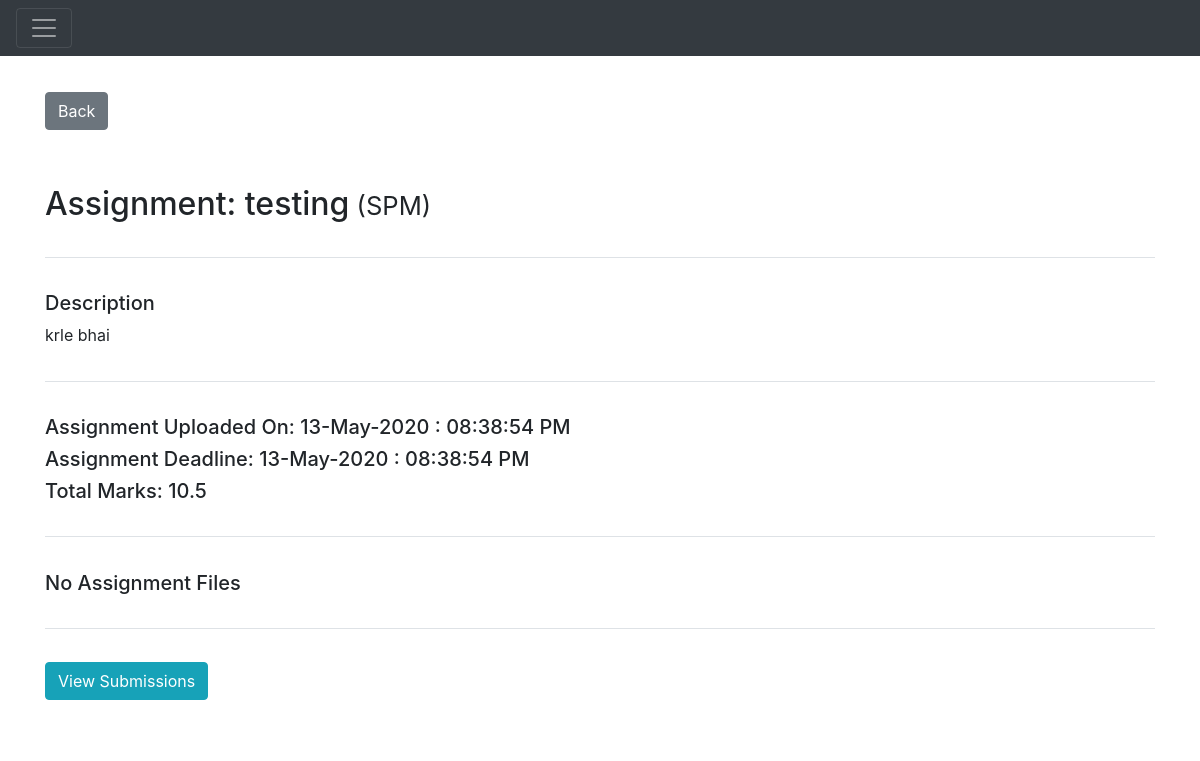
Before: /assignments/detail/1 (signed in) with the older database file.
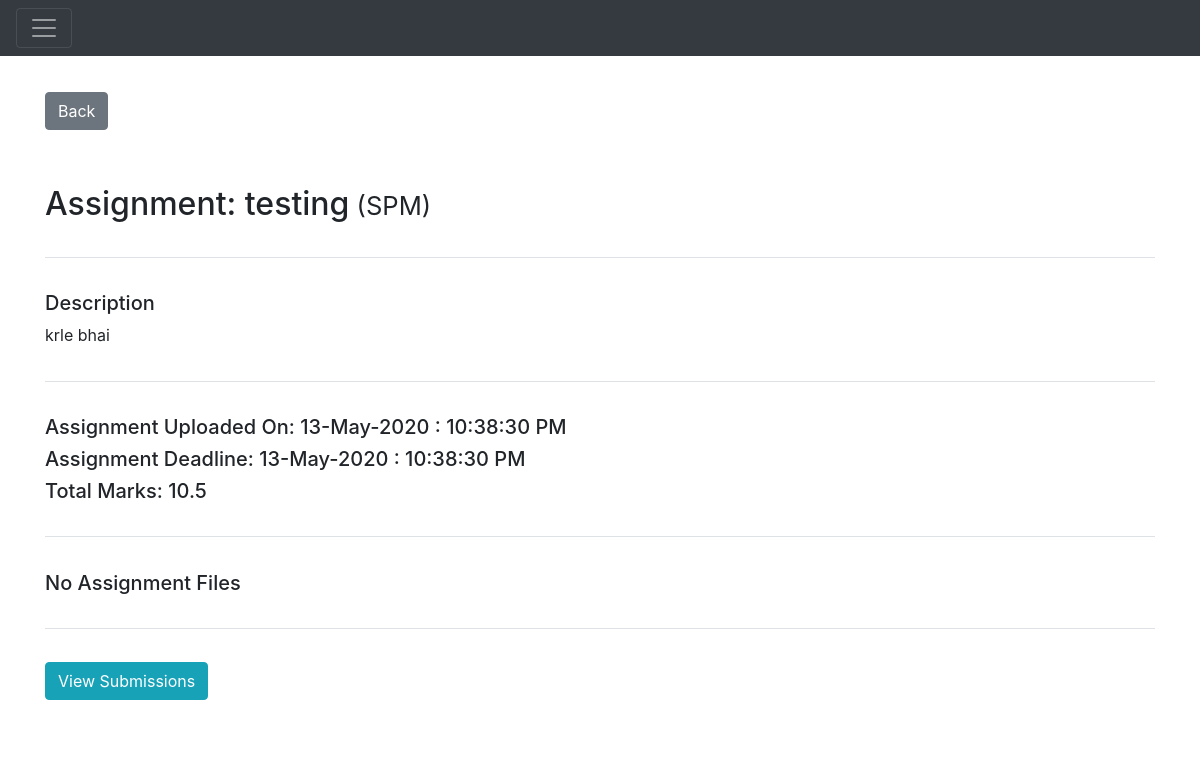
After: the same page with the newer database file.
### Application/models.py (models this page shows)
class Assignment(db.Model):
    __tablename__ = "assignments"
    assignmentId = db.Column(
        db.Integer,
        primary_key=True,
        autoincrement=True
    )
    assignmentName = db.Column(
        db.String(120),
        nullable=False
    )
    assignmentDesc = db.Column(
        db.String(255),
        nullable=False
    )
    assignmentDeadline = db.Column(
        db.DateTime
    )
    courseId = db.Column(db.Integer, db.ForeignKey('courses.courseId'))
    course = relationship("Course", backref="assignments")
    totalMarks = db.Column(db.Float, nullable=False)
    uploadDateTime = db.Column(db.DateTime, nullable=False)

### Application/assignments.py (the view)
@app.route('/assignments/detail/<id>', methods=['GET'])
def getAssignmentDetailById(id):
    assignment = models.Assignment.query.filter_by(assignmentId=id).first()
    if not assignment:
        flash('Assignment did not exist')
        return redirect('/home')
    isTeacher = models.Enrollment.query.filter_by(courseId=assignment.courseId, userId=session[
        'id']).first().enrollmentRole == models.EnrollmentRole.Teacher
    return render_template('assignment_detail.html', assignment=assignment, isTeacher=isTeacher)

### Application/templates/assignment_detail.html (shortened to what this page needs)
{% extends 'main.html' %}
{% block head %}
{{ super() }}
{% endblock %}
{% block body %}
{{ super() }}
<div class="container" style="margin-top: 3%">
    <a class="btn btn-secondary" href={{url_for('getAssignmentsByCourse' ,id=assignment.courseId) }}>Back</a>
    <div class="page-header" style="margin: 2% 0%; padding: 3% 0% 0% 0%;">
      <h2>Assignment: {{ assignment.assignmentName }}<small> ({{ assignment.course.courseName }})</small></h2>
    </div>
    <div>
        <div class="border-top" style="margin: 3% 0%; padding: 3% 0% 0% 0%;">
            <h5>Description</h5>
            <p>{{assignment.assignmentDesc }}</p>
        </div>
        <div class="border-top" style="margin: 3% 0%; padding: 3% 0% 0% 0%;">
            <h5>Assignment Uploaded On: {{ assignment.uploadDateTime.strftime('%d-%b-%Y : %I:%M:%S %p') }}</h5>
            <h5>Assignment Deadline: {{ assignment.assignmentDeadline.strftime('%d-%b-%Y : %I:%M:%S %p') }}</h5>
            <h5>Total Marks: {{ assignment.totalMarks }}</h5>
        </div>
        <div class="border-top" style="margin: 3% 0%; padding: 3% 0% 0% 0%;">
            {% if assignment.assignmentFiles|length >= 1 %}
            <h5>Assignment Files [Click to 💾]</h5>
            <div class="list-group">
            {% for file in assignment.assignmentFiles %}
                <a class="list-group-item list-group-item-action" href = {{ url_for('downloadAssignment' ,id=file.assignmentFileId)}}>{{ file.fileName }}</a>
            {% endfor %}
            </div>
            {% else %}
            <h5>No Assignment Files</h5>
            {% endif %}
        </div>
        <div class="border-top" style="padding: 3% 0%;">
            <a class="btn btn-info" href= {{ url_for('assignmentSubmission',id=assignment.assignmentId) }}>
                View Submissions
            </a>
        </div>
    </div>
</div>
{% endblock %}

Changed rows visible on the page:
changed Assignment "testing": uploadDateTime "13-May-2020 : 08:38:54 PM" → "13-May-2020 : 10:38:30 PM"; assignmentDeadline "13-May-2020 : 08:38:54 PM" → "13-May-2020 : 10:38:30 PM"
